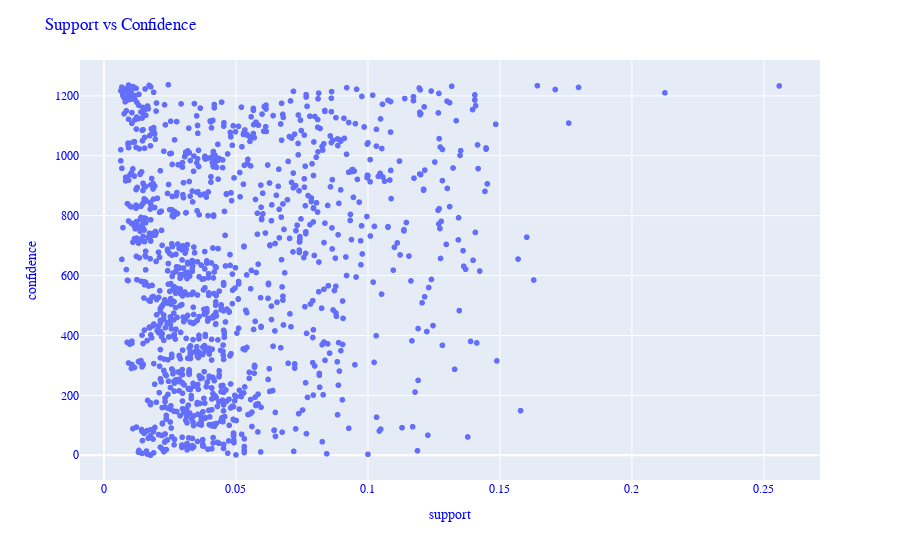

Source (notebook cell):
### Code cell
fig=px.scatter(rules['support'], rules['confidence'])
fig.update_layout(
    xaxis_title="support",
    yaxis_title="confidence",
   
    font_family="Courier New",
    font_color="blue",
    title_font_family="Times New Roman",
    title_font_color="red",
    title=('Support vs Confidence')
    
)

fig.show()

### Figure 1 — Plotly figure (JSON) as saved in the notebook; plotly's stock layout.template omitted (floating-point values rounded to 4 significant figures; data arrays with more than 128 entries replaced by an {"elided": "..."} marker saying what was removed)
{"data": [{"hoverlabel": {"namelength": 0}, "hovertemplate": "x=%{x}", "legendgroup": "", "marker": {"color": "#636efa", "symbol": "circle"}, "mode": "markers", "name": "", "showlegend": false, "type": "scattergl", "x": {"elided": "1238 float values"}, "xaxis": "x", "yaxis": "y"}], "layout": {"font": {"color": "blue", "family": "Courier New"}, "legend": {"tracegroupgap": 0}, "margin": {"t": 60}, "title": {"text": "Support vs Confidence"}, "xaxis": {"anchor": "y", "domain": [0, 1], "title": {"text": "support"}}, "yaxis": {"anchor": "x", "domain": [0, 1], "title": {"text": "confidence"}}}}
